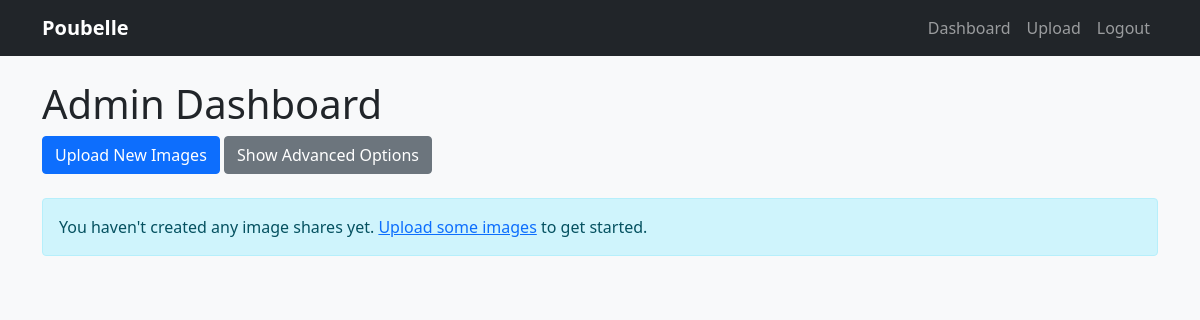
Page /dashboard (signed in) on the earlier database version.
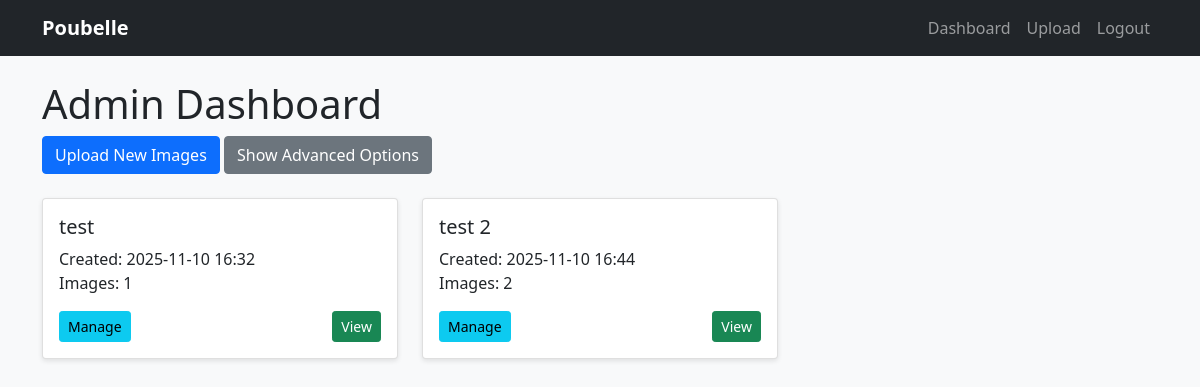
Same page on the later database version.
### app/models.py (models this page shows, shortened)
class ImageShare(db.Model):
    id = db.Column(db.Integer, primary_key=True)
    share_id = db.Column(db.String(3), unique=True, index=True)
    title = db.Column(db.String(100))
    password_hash = db.Column(db.String(128))
    created_at = db.Column(db.DateTime, default=datetime.utcnow)
    user_id = db.Column(db.Integer, db.ForeignKey('user.id'))
    images = db.relationship('Image', backref='share', lazy='dynamic', cascade='all, delete-orphan')

### app/routes/admin.py (the view, shortened to what this page needs)
@admin.route('/dashboard', methods=['GET', 'POST'])
@login_required
def dashboard():
    new_url = request.args.get('new_url')
    shares = ImageShare.query.filter_by(user_id=current_user.id).all()
    return render_template('admin/dashboard.html', shares=shares, new_url=new_url)

### app/templates/admin/dashboard.html (shortened to what this page needs)
{% extends "base.html" %}
{% block content %}
<h1>Admin Dashboard</h1>
<div class="mb-4">
    <a href="{{ url_for('admin.upload') }}" class="btn btn-primary">Upload New Images</a>
    <button id="showAdvancedOptions" class="btn btn-secondary ml-2">Show Advanced Options</button>
</div>
<div class="row" id="sharedItemsList">
    {% if shares %}
        {% for share in shares %}
        <div class="col-md-4 mb-4">
            <div class="card">
                <div class="card-body">
                    <h5 class="card-title">{{ share.title }}</h5>
                    <p class="card-text">
                        Created: {{ share.created_at.strftime('%Y-%m-%d %H:%M') }}<br>
                        Images: {{ share.images.count() }}
                    </p>
                    <div class="d-flex justify-content-between">
                        <a href="{{ url_for('admin.manage', share_id=share.id) }}" class="btn btn-sm btn-info">Manage</a>
                        <a href="{{ url_for('share.view', share_id=share.share_id) }}" class="btn btn-sm btn-success" target="_blank">View</a>
                    </div>
                </div>
            </div>
        </div>
        {% endfor %}
    {% else %}
        <div class="col-12">
            <div class="alert alert-info">
                You haven't created any image shares yet. <a href="{{ url_for('admin.upload') }}">Upload some images</a> to get started.
            </div>
        </div>
    {% endif %}
</div>
{% endblock %}

### app/templates/base.html (shortened to what this page needs)
<!DOCTYPE html>
<html lang="en">
<head>
    <link rel="stylesheet" href="{{ url_for('static', filename='css/bootstrap.min.css') }}">
    <link rel="stylesheet" href="{{ url_for('static', filename='css/style.css') }}">
</head>
<body>
    <nav class="navbar navbar-expand-lg navbar-dark bg-dark mb-4">
        <div class="container">
            <a class="navbar-brand" href="{{ url_for('admin.dashboard') if current_user.is_authenticated else url_for('auth.login') }}">{{ config.SITE_TITLE }}</a>
            <div class="collapse navbar-collapse" id="navbarNav">
                <ul class="navbar-nav ms-auto">
                    {% if current_user.is_authenticated %}
                    <li class="nav-item">
                        <a class="nav-link" href="{{ url_for('admin.dashboard') }}">Dashboard</a>
                    </li>
                    <li class="nav-item">
                        <a class="nav-link" href="{{ url_for('admin.upload') }}">Upload</a>
                    </li>
                    <li class="nav-item">
                        <a class="nav-link" href="{{ url_for('auth.logout') }}">Logout</a>
                    </li>
                    {% endif %}
                </ul>
            </div>
        </div>
    </nav>
    <div class="container">
        {% block content %}{% endblock %}
    </div>
</body>
</html>

### app/static/css/style.css (style rules this page uses)
body { background-color: #f8f9fa; }
.card { margin-bottom: 20px; box-shadow: 0 2px 5px rgba(0,0,0,0.1); }
.navbar-brand { font-weight: bold; }

Differences in the rows shown:
added ImageShare: title "test", created_at "2025-11-10 16:32", images.count "1"
added ImageShare: title "test 2", created_at "2025-11-10 16:44", images.count "2"
Other differences:
text no longer shown: "You haven't created any image shares yet. Upload some images to get started."
